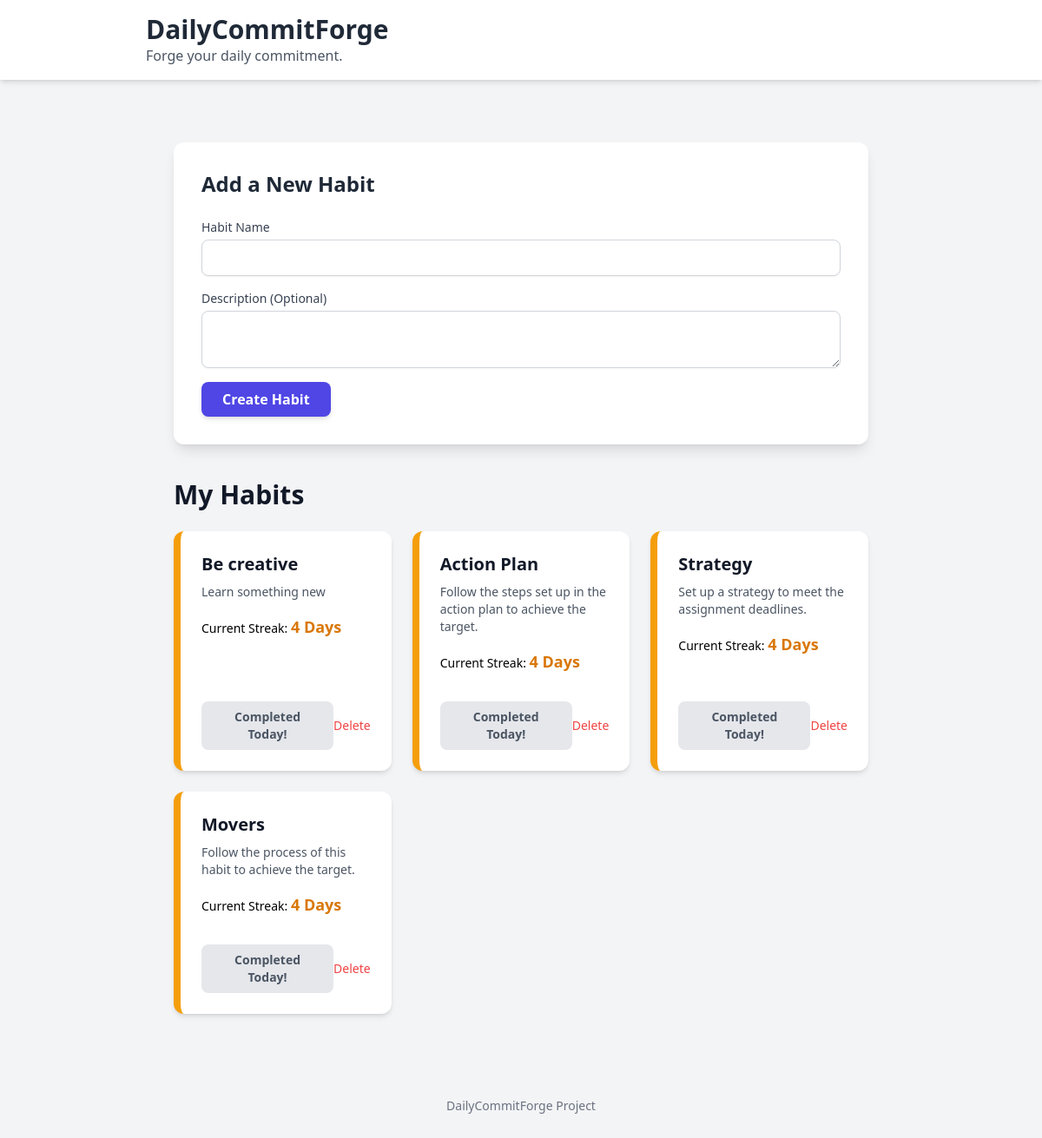
The page / on the database its author committed.
### tables this page shows
CREATE TABLE habits (
    id INTEGER PRIMARY KEY AUTOINCREMENT,
    name TEXT NOT NULL,
    description TEXT,
    created_at DATETIME DEFAULT CURRENT_TIMESTAMP
);

### app.py (the view)
@app.route('/')
def index():
    db = get_db()
    today = date.today()
    habits_data = []
    try:
        habits_rows = db.execute(
            "SELECT * FROM habits ORDER BY created_at DESC"
        ).fetchall()
        for habit in habits_rows:
            completions_rows = db.execute(
                "SELECT completion_date FROM completions WHERE habit_id = ? ORDER BY completion_date",
                (habit['id'],)
            ).fetchall()
            completion_dates = [c['completion_date'] for c in completions_rows]
            current_streak, longest_streak, is_completed, is_due = calculate_streak(completion_dates, today)
            habits_data.append({
                'id': habit['id'],
                'name': habit['name'],
                'description': habit['description'],
                'created_at': habit['created_at'],
                'current_streak': current_streak,
                'longest_streak': longest_streak,
                'completed_today': is_completed,
                'is_due': is_due,
            })
    except sqlite3.Error as e:
        print(f"Database Error during index route: {e}")
        habits_data = []
    return render_template("index.html", habits=habits_data)

### app.py (called while the page is built)
def get_db():
    if 'db' not in g:
        g.db = sqlite3.connect(
            app.config['DATABASE'],
            detect_types=sqlite3.PARSE_DECLTYPES
        )
        g.db.row_factory = sqlite3.Row
    return g.db

### templates/index.html (shortened to what this page needs)
{% extends 'layout.html' %}
{% block content %}
<div class="container mx-auto p-4 md:p-8">
    <div class="bg-white p-6 md:p-8 rounded-xl shadow-lg mb-10">
        <h2 class="text-2xl font-semibold text-gray-800 mb-6">Add a New Habit</h2>
        <form method="POST" action="/add" class="space-y-4">
            <div>
                <label for="name" class="block text-sm font-medium text-gray-700">Habit Name</label>
                <input type="text" id="name" name="name" required
                       class="mt-1 block w-full px-4 py-2 border border-gray-300 rounded-lg shadow-sm focus:ring-indigo-500 focus:border-indigo-500 transition duration-150 ease-in-out">
            </div>
            <div>
                <label for="description" class="block text-sm font-medium text-gray-700">Description (Optional)</label>
                <textarea id="description" name="description" rows="2"
                          class="mt-1 block w-full px-4 py-2 border border-gray-300 rounded-lg shadow-sm focus:ring-indigo-500 focus:border-indigo-500 transition duration-150 ease-in-out"></textarea>
            </div>
            <button type="submit"
                    class="w-full md:w-auto px-6 py-2 bg-indigo-600 text-white font-semibold rounded-lg shadow-md hover:bg-indigo-700 focus:outline-none focus:ring-2 focus:ring-indigo-500 focus:ring-offset-2 transition duration-150 ease-in-out">
                Create Habit
            </button>
        </form>
    </div>
    <h2 class="text-3xl font-bold text-gray-900 mb-6">My Habits</h2>
    {% if habits %}
        <div class="grid grid-cols-1 md:grid-cols-2 lg:grid-cols-3 gap-6">
            {% for habit in habits %}
            {% set streak_days = habit.current_streak %}
            {% if streak_days == 0 %}
                {% set border_color = "border-red-500" %}
                {% set text_color = "text-red-600" %}
                {% set action_text = "Start Now" %}
            {% elif streak_days <= 4 %}
                {% set border_color = "border-amber-500" %}
                {% set text_color = "text-amber-600" %}
                {% set action_text = "Keep Going" %}
            {% else %}
                {% set border_color = "border-green-500" %}
                {% set text_color = "text-green-600" %}
                {% set action_text = "Maintain Streak" %}
            {% endif %}
            <div class="bg-white p-6 rounded-xl shadow-md border-l-8 {{ border_color }} flex flex-col justify-between h-full">
                <div>
                    <h3 class="text-xl font-bold text-gray-900 mb-2">{{ habit.name }}</h3>
                    <p class="text-gray-600 text-sm mb-4">{{ habit.description or 'No description provided.' }}</p>
                    <p class="text-sm font-medium mb-4">
                        Current Streak: <span class="text-lg font-extrabold {{ text_color }}">{{ streak_days }} Day{% if streak_days != 1 %}s{% endif %}</span>
                    </p>
                </div>
                <div class="flex items-center justify-between mt-4">
                    {% if habit.completed_today %}
                    <button disabled class="px-4 py-2 text-sm font-semibold rounded-lg bg-gray-200 text-gray-600 cursor-not-allowed">
                        Completed Today!
                    </button>
                    {% else %}
                    <form method="POST" action="/complete/{{ habit.id }}">
                        <button type="submit" class="px-4 py-2 text-sm font-semibold rounded-lg bg-green-500 text-white shadow-md hover:bg-green-600 transition duration-150 ease-in-out">
                            Mark Complete
                        </button>
                    </form>
                    {% endif %}
                    <button onclick="openModal({{ habit.id }})"
                        class="text-red-500 hover:text-red-700 text-sm transition duration-150 ease-in-out">
                        Delete
                    </button>
                </div>
            </div>
            {% endfor %}
        </div>
    {% else %}
        <div class="bg-white p-6 md:p-8 rounded-xl shadow-lg">
            <p class="text-gray-600 text-lg">You haven't added any habits yet. Add one above to get started!</p>
        </div>
    {% endif %}
</div>
{% endblock %}

### templates/layout.html (shortened to what this page needs)
<!DOCTYPE html>
<html lang="en">
<head>
    <script src="https://cdn.tailwindcss.com"></script>
</head>
<body class="bg-gray-100 font-sans antialiased">
    <nav class="bg-white shadow-md">
        <div class="max-w-4xl mx-auto px-4 py-4">
            <h1 class="text-3xl font-bold text-gray-800">DailyCommitForge</h1>
            <p class="text-gray-600">Forge your daily commitment.</p>
        </div>
    </nav>
    <main class="max-w-4xl mx-auto p-4 mt-6">
        {% block content %}{% endblock %}
    </main>
    <footer class="text-center text-gray-500 text-sm mt-12 pb-8">
        DailyCommitForge Project
    </footer>
</body>
</html>

### rows shown on the page
habits: name "Be creative", description "Learn something new", streak_days "4"
habits: name "Action Plan", description "Follow the steps set up in the action plan to achieve the target.", streak_days "4"
habits: name "Strategy", description "Set up a strategy to meet the assignment deadlines.", streak_days "4"
habits: name "Movers", description "Follow the process of this habit to achieve the target.", streak_days "4"
